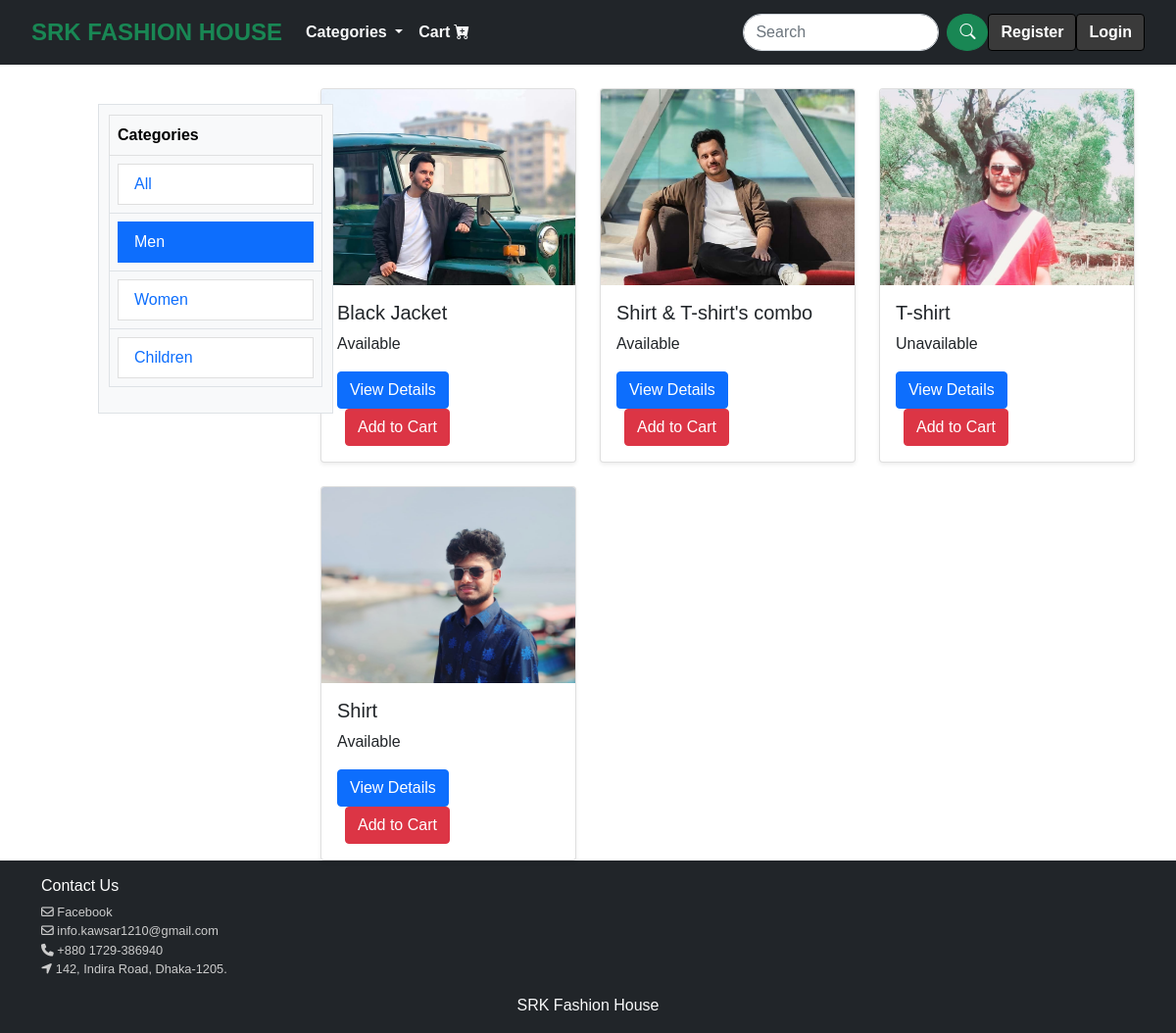
Page /shop/?category=men on the committed database.
### products/models.py (models this page shows, shortened)
class Product(models.Model):
    name = models.CharField(max_length=100)
    price = models.FloatField()
    image = models.ImageField(upload_to='products', null=True, blank=True)
    description = models.TextField()
    CATEGORY_CHOICES = [
        ('men', 'Men'),
        ('women', 'Women'),
        ('children', 'Children'),
    ]
    category = models.CharField(
        max_length=100,
        choices=CATEGORY_CHOICES,
        default='women',
    )

### srkFashionHouse/views.py (the view)
# urls.py: path('shop/',views.shop,name='shop'),
def shop(request):
    category = request.GET.get('category')  # Get the selected category from the query parameters
    if category:
        products = Product.objects.filter(category=category)  # Filter products by category
    else:
        products = Product.objects.all()  # Show all products if no category is selected
    return render(request, 'shop.html', {'products': products, 'category': category})

### templates/shop.html
{% extends 'base.html' %}
{% load static %}
{% block content %}
<div class="container mt-4">
    <div class="row">
        <div class="col-md-3">
            <div class="table-container">
                <div class="table-responsive">
                    <table class="table table-bordered">
                        <thead class="table-light">
                            <tr>
                                <th>Categories</th>
                            </tr>
                        </thead>
                        <tbody>
                            <tr><td><a href="?" class="list-group-item {% if not category %}active{% endif %}">All</a></td></tr>
                            <tr><td> <a href="?category=men" class="list-group-item {% if category == 'men' %}active{% endif %}">Men</a></td></tr>
                            <tr><td><a href="?category=women" class="list-group-item {% if category == 'women' %}active{% endif %}">Women</a></td></tr>
                            <tr><td><a href="?category=children" class="list-group-item {% if category == 'children' %}active{% endif %}">Children</a></td></tr>
                        </tbody>
                    </table>
                </div>
            </div>
        </div>
        <div class="col-md-9 offset-md-3">
            <div class="row g-4">
                {% for item in products %}
                    <div class="col-md-6 col-lg-4">
                        <div class="card h-100 shadow-sm">
                            <img src="{{ item.image.url }}" alt="{{ item.name }}" class="card-img-top" style="height: 200px; object-fit: cover;">
                            <div class="card-body">
                                <h5 class="card-title">{{ item.name }}</h5>
                                <p class="card-text">{{ item.description }}</p>
                                <a href="#" class="btn btn-primary">View Details</a>
                                <a class="btn btn-danger mx-2" type="button" href="{% url 'add_to_cart' item.id %}">Add to Cart</a>
                            </div>
                        </div>
                    </div>
                {% endfor %}
            </div>
        </div>
    </div>
</div>
{% endblock %}

### static/css/style.css (style rules this page uses)
body { min-height: 100vh; font-family: 'Lucida Sans', 'Lucida Sans Regular', 'Lucida Grande', 'Lucida Sans Unicode', Geneva, Verdana, sans-serif; }
.table-container { position: absolute; left: 100px; top: 25%; transform: translateY(-50%); width: 20%; padding: 10px; background-color: #f8f9fa; border: 1px solid #dee2e6; z-index: 10; }

### rows in the picture
Product: image (picture), name "Black Jacket", description "Available"
Product: image (picture), name "Shirt & T-shirt's combo", description "Available"
Product: image (picture), name "T-shirt", description "Unavailable"
Product: image (picture), name "Shirt", description "Available"
